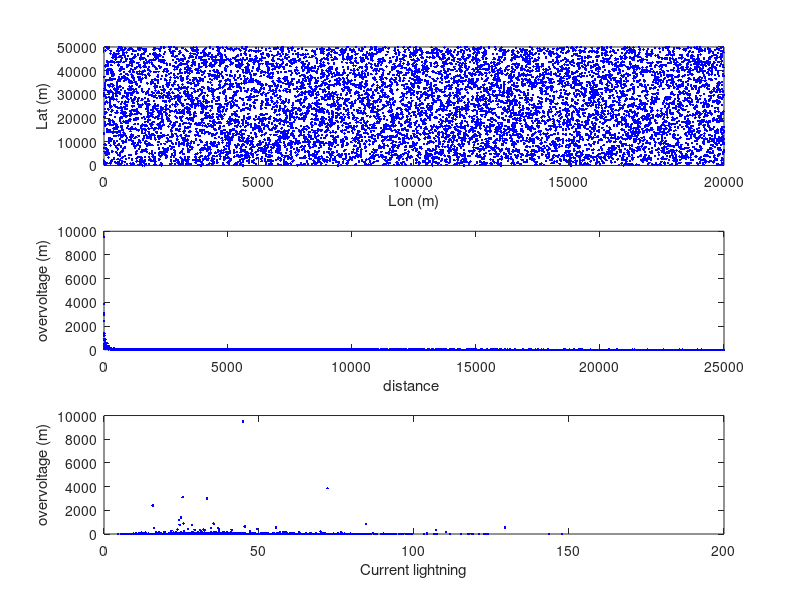

This chart was generated by the following MATLAB code:
clear;
clc;

N = 10000;

for i = 1:N
    data(i,1) = rand*20000;
    data(i,2) = rand*50000;
end

subplot(3,1,1);
plot(data(:,1),data(:,2),'b. ');
xlabel('Lon (m)')
ylabel('Lat (m)')

%calc stats

mediaX = mean(data(:,1));
medianaX = median(data(:,1));

mediaY = mean(data(:,2));
medianaY = median(data(:,2));


%calc ground flash density

%lightning current dis
mu=log(27.7); %peak current value > for any LLC
sigma=0.461; % standadr deviation

c = 3e8; %sp of light

%calc overvoltages due to near strike

h = 15; %(m)

%power line location in horizontal plane

y_loc = 25000;



for i = 1:1:N
    data(i,1) = rand*20000; % x
    data(i,2) = rand*50000; % y
    data(i,3) = lognrnd(mu,sigma); %random log normal distribution
    data(i,4) = c/(sqrt(1+(500/data(i,3)))); %return stroke speed

    test(i,1) = log(data(i,3)); % log (I) to calculate
    
    %check if not a direct strike


    d(i,1) = abs(y_loc - data(i,2));

    %rusk formula for maximum overvoltage [Kv] for a peak current data(i,3)
    %[Ka] and a distance d(i,1) (m) from a line with height 15m
    data(i,5) = 30*(1+(data(i,4)/c)/sqrt(2-(data(i,4)/c)^2))*(h*data(i,3)/d(i,1)); %overvoltage value for each strike
    test(i,2) = log(data(i,5)); 
end

%plot histogram to see log normal distribution


subplot(3,1,2);
plot(d(:,1),data(:,5),'b. ');
xlabel('distance ')
ylabel('overvoltage (m)')


subplot(3,1,3);
plot(data(:,3),data(:,5),'b. '); % doesnt make a lot of sense because also depends of DISTANCE so , if there is a grat induced overvoltage it could be that its just too close to the power line
xlabel('Current lightning')
ylabel('overvoltage (m)')

% subplot(3,1,3);
% plot(data(:,3)./d(:,1),data(:,5),'b. '); % doesnt make a lot of sense because also depends of DISTANCE so , if there is a grat induced overvoltage it could be that its just too close to the power line
% xlabel('Current lightning')
% ylabel('overvoltage (m)')




